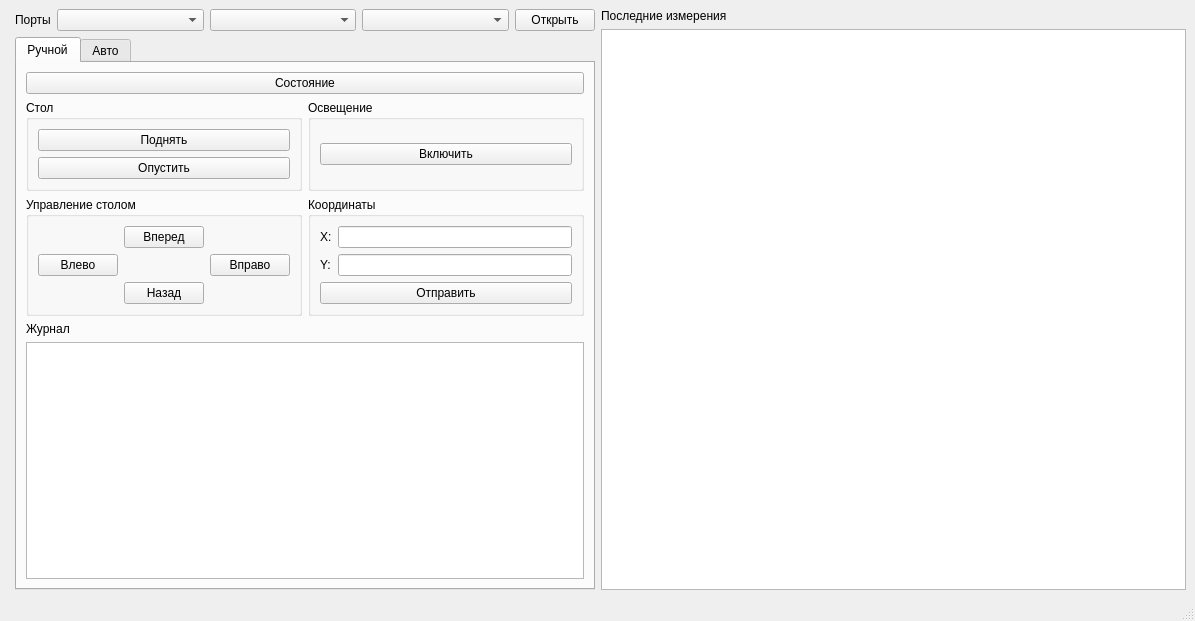
<?xml version="1.0" encoding="UTF-8"?>
<ui version="4.0">
 <class>MainWindow</class>
 <widget class="QMainWindow" name="MainWindow">
  <property name="geometry">
   <rect>
    <x>0</x>
    <y>0</y>
    <width>1195</width>
    <height>621</height>
   </rect>
  </property>
  <property name="windowTitle">
   <string>MainWindow</string>
  </property>
  <widget class="QWidget" name="centralwidget">
   <layout class="QGridLayout" name="gridLayout_5">
    <item row="0" column="2" rowspan="6">
     <layout class="QGridLayout" name="gridLayout_10">
      <property name="sizeConstraint">
       <enum>QLayout::SetDefaultConstraint</enum>
      </property>
      <item row="2" column="0">
       <widget class="QLabel" name="label_16">
        <property name="text">
         <string>Последние измерения</string>
        </property>
       </widget>
      </item>
      <item row="3" column="0">
       <widget class="QTableView" name="tableView">
        <property name="minimumSize">
         <size>
          <width>400</width>
          <height>200</height>
         </size>
        </property>
        <property name="baseSize">
         <size>
          <width>400</width>
          <height>200</height>
         </size>
        </property>
        <property name="dragDropOverwriteMode">
         <bool>false</bool>
        </property>
        <attribute name="horizontalHeaderCascadingSectionResizes">
         <bool>true</bool>
        </attribute>
        <attribute name="horizontalHeaderMinimumSectionSize">
         <number>33</number>
        </attribute>
        <attribute name="horizontalHeaderDefaultSectionSize">
         <number>60</number>
        </attribute>
        <attribute name="verticalHeaderMinimumSectionSize">
         <number>24</number>
        </attribute>
        <attribute name="verticalHeaderDefaultSectionSize">
         <number>27</number>
        </attribute>
       </widget>
      </item>
     </layout>
    </item>
    <item row="0" column="0" rowspan="6">
     <layout class="QFormLayout" name="formLayout">
      <item row="0" column="1">
       <layout class="QHBoxLayout" name="horizontalLayout">
        <item>
         <widget class="QLabel" name="label">
          <property name="text">
           <string>Порты</string>
          </property>
         </widget>
        </item>
        <item>
         <widget class="QComboBox" name="portComboBox">
          <property name="sizePolicy">
           <sizepolicy hsizetype="Expanding" vsizetype="Fixed">
            <horstretch>0</horstretch>
            <verstretch>0</verstretch>
           </sizepolicy>
          </property>
          <property name="placeholderText">
           <string>Планар</string>
          </property>
         </widget>
        </item>
        <item>
         <widget class="QComboBox" name="keithlyPortComboBox">
          <property name="sizePolicy">
           <sizepolicy hsizetype="Expanding" vsizetype="Fixed">
            <horstretch>0</horstretch>
            <verstretch>0</verstretch>
           </sizepolicy>
          </property>
          <property name="placeholderText">
           <string>Keithley</string>
          </property>
         </widget>
        </item>
        <item>
         <widget class="QComboBox" name="lightPortComboBox">
          <property name="sizePolicy">
           <sizepolicy hsizetype="Expanding" vsizetype="Fixed">
            <horstretch>0</horstretch>
            <verstretch>0</verstretch>
           </sizepolicy>
          </property>
          <property name="placeholderText">
           <string>Диод</string>
          </property>
         </widget>
        </item>
        <item>
         <widget class="QPushButton" name="openPortPushButton">
          <property name="text">
           <string>Открыть</string>
          </property>
         </widget>
        </item>
       </layout>
      </item>
      <item row="1" column="1">
       <widget class="QTabWidget" name="tabWidget">
        <property name="currentIndex">
         <number>0</number>
        </property>
        <widget class="QWidget" name="tab">
         <attribute name="title">
          <string>Ручной</string>
         </attribute>
         <layout class="QGridLayout" name="gridLayout_3">
          <item row="6" column="0">
           <widget class="QGroupBox" name="groupBox_3">
            <property name="title">
             <string>Управление столом</string>
            </property>
            <layout class="QGridLayout" name="gridLayout_4">
             <item row="2" column="1">
              <widget class="QPushButton" name="backwardPushButton">
               <property name="text">
                <string>Назад</string>
               </property>
              </widget>
             </item>
             <item row="1" column="2">
              <widget class="QPushButton" name="rightPushButton">
               <property name="text">
                <string>Вправо</string>
               </property>
              </widget>
             </item>
             <item row="1" column="0">
              <widget class="QPushButton" name="leftPushButton">
               <property name="text">
                <string>Влево</string>
               </property>
              </widget>
             </item>
             <item row="0" column="1">
              <widget class="QPushButton" name="forwardPushButton">
               <property name="text">
                <string>Вперед</string>
               </property>
              </widget>
             </item>
            </layout>
           </widget>
          </item>
          <item row="6" column="1">
           <widget class="QGroupBox" name="groupBox">
            <property name="title">
             <string>Координаты</string>
            </property>
            <layout class="QGridLayout" name="gridLayout">
             <item row="1" column="1">
              <widget class="QLineEdit" name="yLineEdit"/>
             </item>
             <item row="2" column="0" colspan="2">
              <widget class="QPushButton" name="coordsPushButton">
               <property name="text">
                <string>Отправить</string>
               </property>
              </widget>
             </item>
             <item row="0" column="1">
              <widget class="QLineEdit" name="xLineEdit"/>
             </item>
             <item row="0" column="0">
              <widget class="QLabel" name="label_2">
               <property name="text">
                <string>X:</string>
               </property>
              </widget>
             </item>
             <item row="1" column="0">
              <widget class="QLabel" name="label_3">
               <property name="text">
                <string>Y:</string>
               </property>
              </widget>
             </item>
            </layout>
           </widget>
          </item>
          <item row="3" column="1">
           <widget class="QGroupBox" name="groupBox_4">
            <property name="title">
             <string>Освещение</string>
            </property>
            <layout class="QGridLayout" name="gridLayout_7">
             <item row="0" column="0">
              <widget class="QPushButton" name="lightPushButton">
               <property name="text">
                <string>Включить</string>
               </property>
              </widget>
             </item>
            </layout>
           </widget>
          </item>
          <item row="0" column="0" colspan="2">
           <widget class="QPushButton" name="statePushButton">
            <property name="text">
             <string>Состояние</string>
            </property>
           </widget>
          </item>
          <item row="3" column="0">
           <widget class="QGroupBox" name="groupBox_2">
            <property name="title">
             <string>Стол</string>
            </property>
            <layout class="QGridLayout" name="gridLayout_2">
             <item row="1" column="0">
              <widget class="QPushButton" name="tableDownPushButton">
               <property name="text">
                <string>Опустить</string>
               </property>
              </widget>
             </item>
             <item row="0" column="0">
              <widget class="QPushButton" name="tableUpPushButton">
               <property name="text">
                <string>Поднять</string>
               </property>
              </widget>
             </item>
            </layout>
           </widget>
          </item>
          <item row="7" column="0">
           <widget class="QLabel" name="label_20">
            <property name="text">
             <string>Журнал</string>
            </property>
           </widget>
          </item>
          <item row="8" column="0" colspan="2">
           <widget class="QListWidget" name="logsListWidget"/>
          </item>
         </layout>
        </widget>
        <widget class="QWidget" name="tab_2">
         <attribute name="title">
          <string>Авто</string>
         </attribute>
         <layout class="QGridLayout" name="gridLayout_6">
          <item row="2" column="0">
           <widget class="QLabel" name="label_10">
            <property name="text">
             <string>Шаг</string>
            </property>
           </widget>
          </item>
          <item row="4" column="1">
           <widget class="QLabel" name="label_22">
            <property name="text">
             <string>X:</string>
            </property>
           </widget>
          </item>
          <item row="6" column="0">
           <spacer name="verticalSpacer">
            <property name="orientation">
             <enum>Qt::Vertical</enum>
            </property>
            <property name="sizeType">
             <enum>QSizePolicy::Fixed</enum>
            </property>
            <property name="sizeHint" stdset="0">
             <size>
              <width>20</width>
              <height>64</height>
             </size>
            </property>
           </spacer>
          </item>
          <item row="4" column="0">
           <widget class="QLabel" name="label_21">
            <property name="text">
             <string>Шаг мультипликации</string>
            </property>
           </widget>
          </item>
          <item row="0" column="0">
           <widget class="QLabel" name="label_4">
            <property name="text">
             <string>Начало</string>
            </property>
           </widget>
          </item>
          <item row="1" column="2">
           <widget class="QSpinBox" name="BXspinBox">
            <property name="minimum">
             <number>0</number>
            </property>
            <property name="maximum">
             <number>400000</number>
            </property>
           </widget>
          </item>
          <item row="3" column="1">
           <widget class="QLabel" name="label_9">
            <property name="text">
             <string>X:</string>
            </property>
           </widget>
          </item>
          <item row="4" column="4">
           <widget class="QLabel" name="label_23">
            <property name="text">
             <string>Y:</string>
            </property>
           </widget>
          </item>
          <item row="3" column="2">
           <widget class="QSpinBox" name="numXspinBox">
            <property name="maximum">
             <number>100</number>
            </property>
            <property name="value">
             <number>15</number>
            </property>
           </widget>
          </item>
          <item row="3" column="0">
           <widget class="QLabel" name="label_11">
            <property name="text">
             <string>Количество шагов</string>
            </property>
           </widget>
          </item>
          <item row="2" column="5">
           <widget class="QDoubleSpinBox" name="stepYspinBox">
            <property name="decimals">
             <number>3</number>
            </property>
            <property name="value">
             <double>2.805000000000000</double>
            </property>
           </widget>
          </item>
          <item row="0" column="5">
           <widget class="QSpinBox" name="AYspinBox">
            <property name="sizePolicy">
             <sizepolicy hsizetype="Expanding" vsizetype="Fixed">
              <horstretch>0</horstretch>
              <verstretch>0</verstretch>
             </sizepolicy>
            </property>
            <property name="minimum">
             <number>0</number>
            </property>
            <property name="maximum">
             <number>400000</number>
            </property>
           </widget>
          </item>
          <item row="5" column="5">
           <widget class="QPushButton" name="pauseButton">
            <property name="enabled">
             <bool>true</bool>
            </property>
            <property name="text">
             <string>Пауза</string>
            </property>
            <property name="checkable">
             <bool>true</bool>
            </property>
            <property name="flat">
             <bool>false</bool>
            </property>
           </widget>
          </item>
          <item row="0" column="4">
           <widget class="QLabel" name="label_12">
            <property name="text">
             <string>Y:</string>
            </property>
           </widget>
          </item>
          <item row="1" column="1">
           <widget class="QLabel" name="label_7">
            <property name="text">
             <string>X:</string>
            </property>
           </widget>
          </item>
          <item row="1" column="0">
           <widget class="QLabel" name="label_6">
            <property name="text">
             <string>Конец</string>
            </property>
           </widget>
          </item>
          <item row="1" column="4">
           <widget class="QLabel" name="label_13">
            <property name="text">
             <string>Y:</string>
            </property>
           </widget>
          </item>
          <item row="8" column="0" colspan="6">
           <layout class="QVBoxLayout" name="verticalLayout">
            <item>
             <widget class="QGroupBox" name="groupBox_5">
              <property name="minimumSize">
               <size>
                <width>552</width>
                <height>200</height>
               </size>
              </property>
              <property name="title">
               <string>Переход на нужный элемент</string>
              </property>
              <widget class="QWidget" name="gridLayoutWidget">
               <property name="geometry">
                <rect>
                 <x>0</x>
                 <y>20</y>
                 <width>551</width>
                 <height>201</height>
                </rect>
               </property>
               <layout class="QGridLayout" name="gridLayout_9">
                <item row="0" column="0">
                 <layout class="QVBoxLayout" name="verticalLayout_5">
                  <item>
                   <spacer name="verticalSpacer_3">
                    <property name="orientation">
                     <enum>Qt::Vertical</enum>
                    </property>
                    <property name="sizeType">
                     <enum>QSizePolicy::Fixed</enum>
                    </property>
                    <property name="sizeHint" stdset="0">
                     <size>
                      <width>20</width>
                      <height>16</height>
                     </size>
                    </property>
                   </spacer>
                  </item>
                  <item>
                   <widget class="QLabel" name="label_17">
                    <property name="layoutDirection">
                     <enum>Qt::LeftToRight</enum>
                    </property>
                    <property name="text">
                     <string>Столбец</string>
                    </property>
                    <property name="margin">
                     <number>6</number>
                    </property>
                   </widget>
                  </item>
                  <item>
                   <widget class="QLabel" name="label_18">
                    <property name="layoutDirection">
                     <enum>Qt::LeftToRight</enum>
                    </property>
                    <property name="text">
                     <string>Ряд</string>
                    </property>
                    <property name="margin">
                     <number>6</number>
                    </property>
                   </widget>
                  </item>
                  <item>
                   <widget class="QLabel" name="label_19">
                    <property name="layoutDirection">
                     <enum>Qt::LeftToRight</enum>
                    </property>
                    <property name="text">
                     <string>Элемент</string>
                    </property>
                    <property name="margin">
                     <number>6</number>
                    </property>
                   </widget>
                  </item>
                  <item>
                   <spacer name="verticalSpacer_2">
                    <property name="orientation">
                     <enum>Qt::Vertical</enum>
                    </property>
                    <property name="sizeType">
                     <enum>QSizePolicy::Fixed</enum>
                    </property>
                    <property name="sizeHint" stdset="0">
                     <size>
                      <width>20</width>
                      <height>13</height>
                     </size>
                    </property>
                   </spacer>
                  </item>
                 </layout>
                </item>
                <item row="0" column="2">
                 <layout class="QVBoxLayout" name="verticalLayout_2">
                  <item>
                   <widget class="QPushButton" name="goToButton">
                    <property name="text">
                     <string>Перейти</string>
                    </property>
                   </widget>
                  </item>
                  <item>
                   <widget class="QPushButton" name="measurePushButton">
                    <property name="text">
                     <string>Измерение</string>
                    </property>
                   </widget>
                  </item>
                  <item>
                   <widget class="QPushButton" name="saveMeasureButton">
                    <property name="text">
                     <string>Записать</string>
                    </property>
                   </widget>
                  </item>
                  <item>
                   <widget class="QPushButton" name="continueFromButton">
                    <property name="text">
                     <string>Продолжить обход с элемента</string>
                    </property>
                   </widget>
                  </item>
                 </layout>
                </item>
                <item row="0" column="1">
                 <layout class="QVBoxLayout" name="verticalLayout_4">
                  <item>
                   <widget class="QSpinBox" name="columnSpinBox">
                    <property name="minimum">
                     <number>1</number>
                    </property>
                    <property name="maximum">
                     <number>3</number>
                    </property>
                   </widget>
                  </item>
                  <item>
                   <widget class="QSpinBox" name="rowSpinBox">
                    <property name="minimum">
                     <number>1</number>
                    </property>
                    <property name="maximum">
                     <number>30</number>
                    </property>
                   </widget>
                  </item>
                  <item>
                   <widget class="QSpinBox" name="elemSpinBox">
                    <property name="minimum">
                     <number>1</number>
                    </property>
                    <property name="maximum">
                     <number>16</number>
                    </property>
                   </widget>
                  </item>
                 </layout>
                </item>
               </layout>
              </widget>
             </widget>
            </item>
           </layout>
          </item>
          <item row="1" column="5">
           <widget class="QSpinBox" name="BYspinBox">
            <property name="minimum">
             <number>0</number>
            </property>
            <property name="maximum">
             <number>400000</number>
            </property>
           </widget>
          </item>
          <item row="0" column="2">
           <widget class="QSpinBox" name="AXspinBox">
            <property name="sizePolicy">
             <sizepolicy hsizetype="Expanding" vsizetype="Fixed">
              <horstretch>0</horstretch>
              <verstretch>0</verstretch>
             </sizepolicy>
            </property>
            <property name="minimum">
             <number>0</number>
            </property>
            <property name="maximum">
             <number>400000</number>
            </property>
           </widget>
          </item>
          <item row="4" column="2">
           <widget class="QDoubleSpinBox" name="stepColSpinBox">
            <property name="value">
             <double>26.059999999999999</double>
            </property>
           </widget>
          </item>
          <item row="5" column="2">
           <widget class="QPushButton" name="orientationButton">
            <property name="enabled">
             <bool>false</bool>
            </property>
            <property name="text">
             <string>Ориентация пластины</string>
            </property>
            <property name="default">
             <bool>false</bool>
            </property>
            <property name="flat">
             <bool>false</bool>
            </property>
           </widget>
          </item>
          <item row="2" column="2">
           <widget class="QDoubleSpinBox" name="stepXspinBox">
            <property name="decimals">
             <number>3</number>
            </property>
            <property name="value">
             <double>1.550000000000000</double>
            </property>
           </widget>
          </item>
          <item row="3" column="5">
           <widget class="QSpinBox" name="numYspinBox">
            <property name="maximum">
             <number>100</number>
            </property>
            <property name="value">
             <number>30</number>
            </property>
           </widget>
          </item>
          <item row="4" column="5">
           <widget class="QDoubleSpinBox" name="stepRowSpinBox">
            <property name="value">
             <double>2.810000000000000</double>
            </property>
           </widget>
          </item>
          <item row="0" column="1">
           <widget class="QLabel" name="label_5">
            <property name="text">
             <string>X:</string>
            </property>
           </widget>
          </item>
          <item row="5" column="4">
           <widget class="QPushButton" name="scanPushButton">
            <property name="text">
             <string>Начать</string>
            </property>
            <property name="checkable">
             <bool>true</bool>
            </property>
           </widget>
          </item>
          <item row="3" column="4">
           <widget class="QLabel" name="label_15">
            <property name="text">
             <string>Y:</string>
            </property>
           </widget>
          </item>
          <item row="2" column="4">
           <widget class="QLabel" name="label_14">
            <property name="text">
             <string>Y:</string>
            </property>
           </widget>
          </item>
          <item row="2" column="1">
           <widget class="QLabel" name="label_8">
            <property name="text">
             <string>X:</string>
            </property>
           </widget>
          </item>
          <item row="5" column="0" colspan="2">
           <widget class="QProgressBar" name="progressBar">
            <property name="value">
             <number>24</number>
            </property>
           </widget>
          </item>
         </layout>
         <zorder>label_12</zorder>
         <zorder>AXspinBox</zorder>
         <zorder>label_10</zorder>
         <zorder>label_23</zorder>
         <zorder>pauseButton</zorder>
         <zorder>scanPushButton</zorder>
         <zorder>stepYspinBox</zorder>
         <zorder>numXspinBox</zorder>
         <zorder>label_9</zorder>
         <zorder>label_4</zorder>
         <zorder>stepColSpinBox</zorder>
         <zorder>progressBar</zorder>
         <zorder>label_5</zorder>
         <zorder>label_6</zorder>
         <zorder>AYspinBox</zorder>
         <zorder>label_15</zorder>
         <zorder>BYspinBox</zorder>
         <zorder>numYspinBox</zorder>
         <zorder>label_11</zorder>
         <zorder>label_14</zorder>
         <zorder>label_21</zorder>
         <zorder>BXspinBox</zorder>
         <zorder>label_22</zorder>
         <zorder>orientationButton</zorder>
         <zorder>stepRowSpinBox</zorder>
         <zorder>label_7</zorder>
         <zorder>stepXspinBox</zorder>
         <zorder>label_13</zorder>
         <zorder>label_8</zorder>
         <zorder>verticalSpacer</zorder>
        </widget>
       </widget>
      </item>
     </layout>
    </item>
   </layout>
  </widget>
  <widget class="QMenuBar" name="menubar">
   <property name="geometry">
    <rect>
     <x>0</x>
     <y>0</y>
     <width>1195</width>
     <height>22</height>
    </rect>
   </property>
  </widget>
  <widget class="QStatusBar" name="statusbar"/>
 </widget>
 <resources/>
 <connections/>
</ui>
